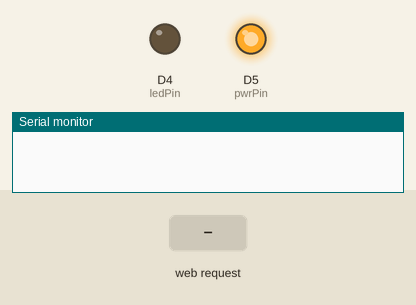
The sketch below on a simulated ESP8266 (NodeMCU). On the bench: output pins drawn as LEDs (lit = HIGH), the last lines printed to the serial monitor. The test bench sets the inputs (shaded band).

Above: at 1.2 s.
1.3 s: HTTP request GET /led/1 received
At 2.4 s:
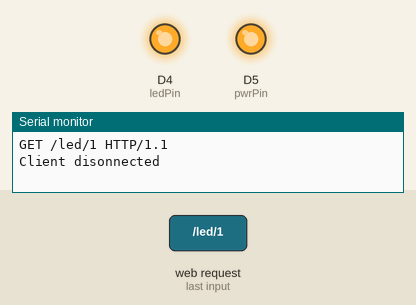
2.8 s: HTTP request GET /led/0 received
At 3.5 s:
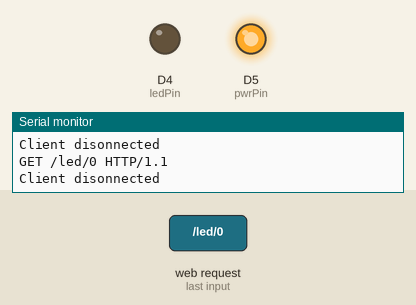
Timing chart, 0 to 5.8 s (numbered marks = the images above; inputs shaded):
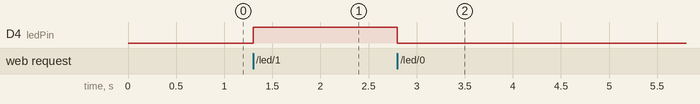

Measured:
- after the input at 1.3 s, D4 (ledPin): LOW → HIGH at once
- after the input at 2.8 s, D4 (ledPin): HIGH → LOW at once

The sketch:

sketch_sep918.ino
```cpp
//softAP test ok read
//WiFi 설정 AI-TINKER_xxxxxx 연결
//192.168.4.1/read
//192.168.4.1/led/1 ;on
//192.168.4.1/led/0 ;off

#include <ESP8266WiFi.h>

//////////////////////
// WiFi Definitions //
//////////////////////
const char WiFiAPPSK[] = "ydy";
//const char* ssid = ""; // wifi 이름
//const char* password = "";//패스워드

/////////////////////
// Pin Definitions //
/////////////////////
const int ledPin = D4; // Thing's onboard, green LED
const int adcPin = A0; // The only analog pin on the Thing
const int swPin = D2; // Digital pin to be read
const int pwrPin = D5; //analog power source

WiFiServer server(80);

void setup()
{
  initHardware();
  setupWiFi();
  server.begin();
}

void loop()
{
  // Check if a client has connected
  WiFiClient client = server.available();
  if (!client) {
    return;
  }

  // Read the first line of the request
  String req = client.readStringUntil('\r');
  Serial.println(req);
  client.flush();

  // Match the request
  int val = -1; // We'll use 'val' to keep track of both the
                // request type (read/set) and value if set.
  if (req.indexOf("/led/0") != -1)
    val = 0; // Will write LED low
  else if (req.indexOf("/led/1") != -1)
    val = 1; // Will write LED high
  else if (req.indexOf("/read") != -1)
    val = -2; // Will print pin reads
  // Otherwise request will be invalid. We'll say as much in HTML

  // Set GPIO2/D4 according to the request
  if (val >= 0)
    digitalWrite(ledPin, val);

  client.flush();

  // Prepare the response. Start with the common header:
  String s = "HTTP/1.1 200 OK\r\n";
  s += "Content-Type: text/html\r\n\r\n";
  s += "<!DOCTYPE HTML>\r\n<html>\r\n";

  /*Note: Uncomment the line below to refresh automatically
   *      for every 1 second. This is not ideal for large pages
   *      but for a simple read out, it is useful for monitoring
   *      your sensors and I/O pins. To adjust the fresh rate,
   *      adjust the value for content. For 30 seconds, simply
   *      change the value to 30.*/
  s += "<meta http-equiv='refresh' content='1'/>\r\n";//auto refresh page
//*
  s += "<head><meta name='viewport' content='width=device-width, initial-scale=1'>\r\n";
  s += "<link rel='icon' href='data:,'>";
            // CSS to style the on/off buttons
            // Feel free to change the background-color and font-size attributes to fit your preferences
  s += "<style>html { font-family: Helvetica; display: inline-block; margin: 0px auto; text-align: center;}";
  s += ".button { background-color: #195B6A; border: none; color: white; padding: 16px 40px;";
  s += "text-decoration: none; font-size: 30px; margin: 2px; cursor: pointer;}";
  s += ".button2 {background-color: #77878A;}</style></head>";
//*/
// Web Page Heading
            s += "<body><h1>ESP8266 softAP</h1>";
  // If we're setting the LED, print out a message saying we did
  if (val >= 0)
  {
    s += "<h4>LED is now ";
    s += (val)?"on":"off</h4>";
    if(val == 1){
      s += "<p><a href='/led/1'><button class='button'>ON</button></a></p>";
    } else {
      s += "<p><a href='/led/0'><button class='button button2'>OFF</button></a></p>";
    }
  }
  else if (val == -2)
  { // If we're reading pins, print out those values:
    s += "Analog Pin = ";
    s += String(analogRead(adcPin));
    s += "<br>"; // Go to the next line.
    s += "Digital Pin D2 = ";
    s += String(digitalRead(swPin));
  }
  else
  {
    s += "Invalid Request.<br> Try /led/1, /led/0, or /read.";
  }
  s += "</body></html>\n";

  // Send the response to the client
  client.print(s);
  delay(1);
  Serial.println("Client disonnected");

  // The client will actually be disconnected
  // when the function returns and 'client' object is detroyed
}

void setupWiFi()
{
  WiFi.mode(WIFI_AP); //softAP
  //AI-THINKER_DA3BD9
  // Do a little work to get a unique-ish name. Append the
  // last two bytes of the MAC (HEX'd) to "Thing-":
  uint8_t mac[WL_MAC_ADDR_LENGTH];
  WiFi.softAPmacAddress(mac);
  String macID = String(mac[WL_MAC_ADDR_LENGTH - 2], HEX) +
                 String(mac[WL_MAC_ADDR_LENGTH - 1], HEX);
  macID.toUpperCase();
  String AP_NameString = "ESP8266 Thing " + macID;

  char AP_NameChar[AP_NameString.length() + 1];
  memset(AP_NameChar, 0, AP_NameString.length() + 1);

  for (int i=0; i<AP_NameString.length(); i++)
    AP_NameChar[i] = AP_NameString.charAt(i);

  WiFi.softAP(AP_NameChar, WiFiAPPSK);
}

void initHardware()
{
  Serial.begin(115200);
  pinMode(swPin, INPUT_PULLUP);
  pinMode(ledPin, OUTPUT);
  pinMode(pwrPin, OUTPUT);
  digitalWrite(pwrPin, HIGH);
  digitalWrite(ledPin, LOW);
  // Don't need to set ANALOG_PIN as input,
}
```
